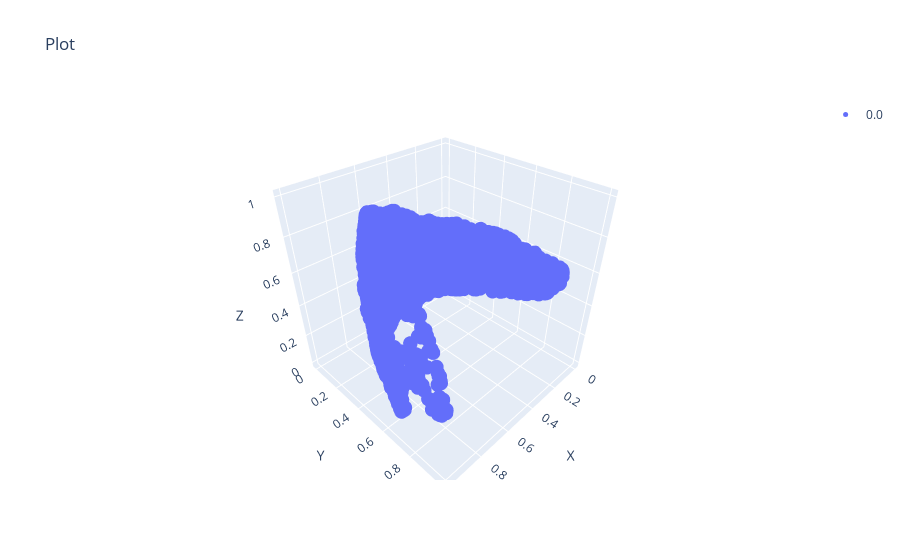

Notebook code for this chart:
### Code cell
scatter(data_dict0['phate'], s=5, rescale=True)

### Figure 1 — Plotly figure (JSON) as saved in the notebook; plotly's stock layout.template omitted (floating-point values rounded to 4 significant figures; data arrays with more than 128 entries replaced by an {"elided": "..."} marker saying what was removed)
{"data": [{"marker": {"color": 0, "colorscale": [[0, "#440154"], [0.1111, "#482878"], [0.2222, "#3e4989"], [0.3333, "#31688e"], [0.4444, "#26828e"], [0.5556, "#1f9e89"], [0.6667, "#35b779"], [0.7778, "#6ece58"], [0.8889, "#b5de2b"], [1, "#fde725"]], "opacity": 1, "size": 5}, "mode": "markers", "name": "0.0", "type": "scatter3d", "x": {"elided": "2000 float values"}, "y": {"elided": "2000 float values"}, "z": {"elided": "2000 float values"}}], "layout": {"scene": {"xaxis": {"title": {"text": "X"}}, "yaxis": {"title": {"text": "Y"}}, "zaxis": {"title": {"text": "Z"}}}, "showlegend": true, "title": {"text": "Plot"}}}
